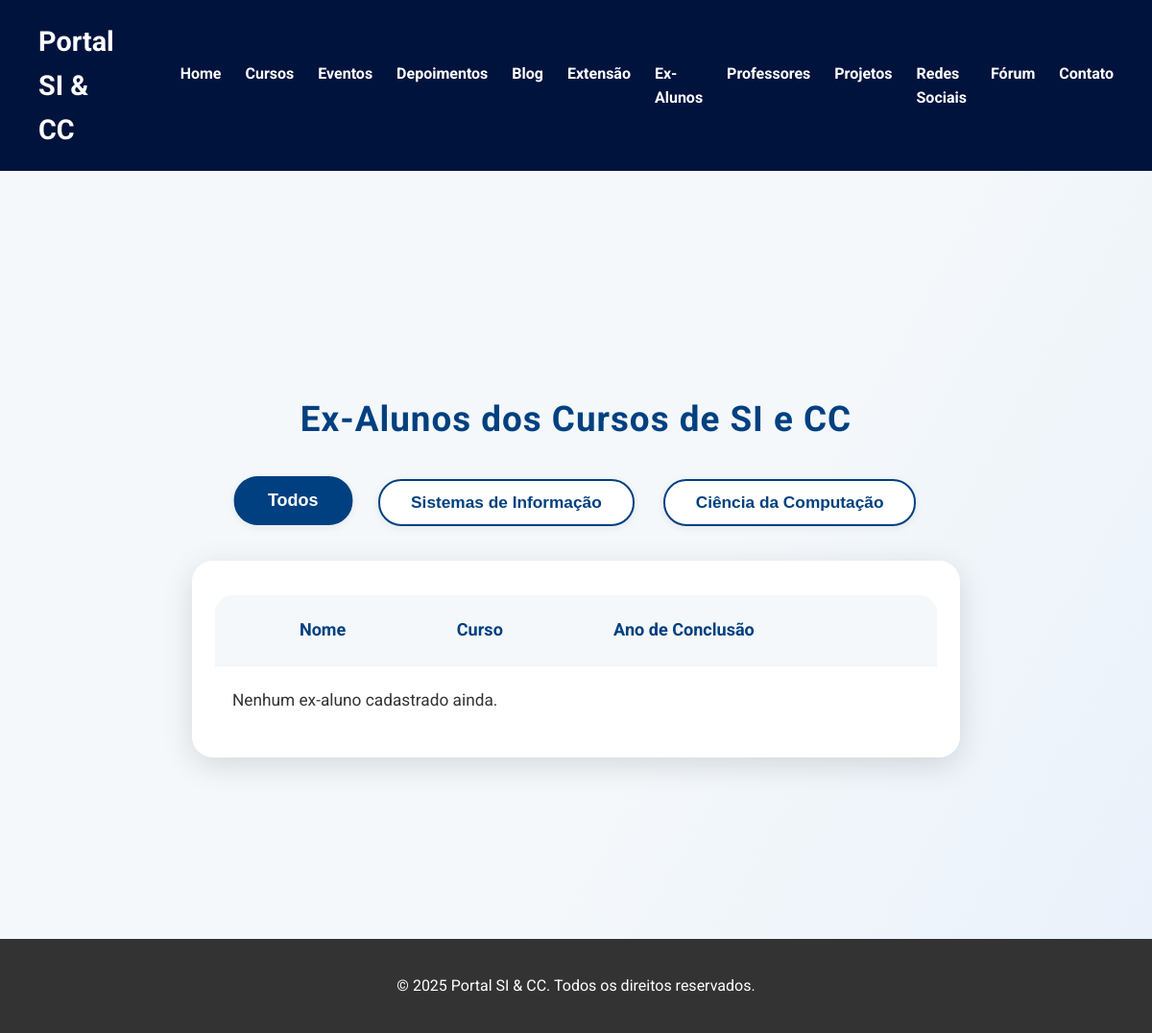
Before: /exalunos/ with the older database file.
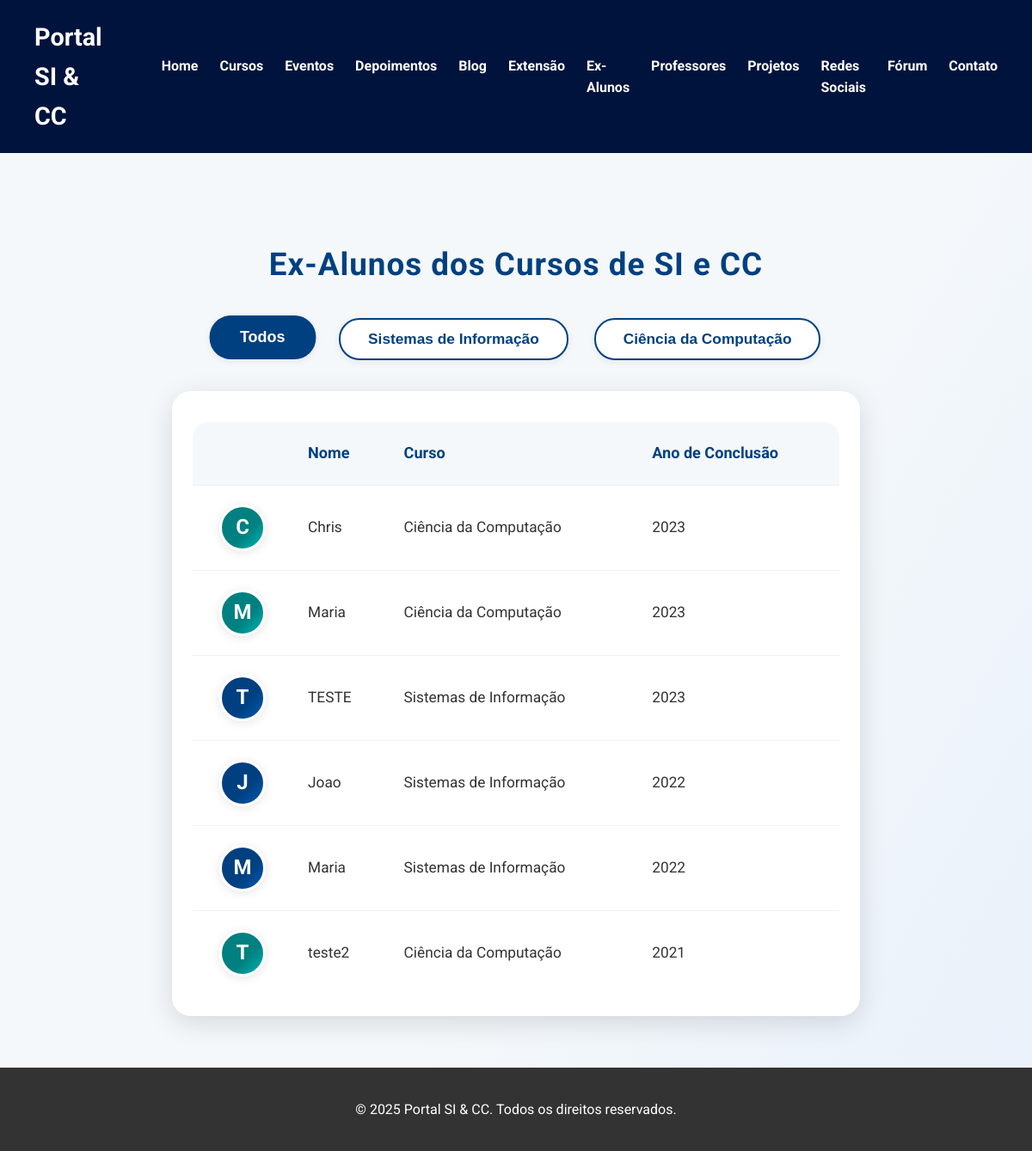
After: the same page with the newer database file.
### site_inf/models.py (models this page shows)
class ExAluno(models.Model):
    CURSOS = (
        ('SI', 'Sistemas de Informação'),
        ('CC', 'Ciência da Computação'),
    )
    nome = models.CharField(max_length=200)
    curso = models.CharField(max_length=2, choices=CURSOS)
    ano_conclusao = models.PositiveIntegerField()

### site_inf/views.py (the view)
# urls.py: path('exalunos/', listar_exalunos, name='listar_exalunos'),
def listar_exalunos(request):
    exalunos = ExAluno.objects.all().order_by('-ano_conclusao', 'nome')
    return render(request, 'site_inf/pages/listar_exalunos.html', {'exalunos': exalunos})

### site_inf/templates/site_inf/pages/listar_exalunos.html (shortened to what this page needs)
{% extends "site_inf/base.html" %}
{% block content %}
<section class="exalunos-section">
  <div class="container">
    <h2 class="exalunos-title">Ex-Alunos dos Cursos de SI e CC</h2>
    <div class="exalunos-filter">
      <button class="filter-btn active" onclick="filterExalunos('all', this)">Todos</button>
      <button class="filter-btn" onclick="filterExalunos('SI', this)">Sistemas de Informação</button>
      <button class="filter-btn" onclick="filterExalunos('CC', this)">Ciência da Computação</button>
    </div>
    <div class="exalunos-table-outer">
      <div class="exalunos-table-wrapper">
        <table class="exalunos-table" id="exalunosTable">
          <thead>
            <tr>
              <th></th>
              <th>Nome</th>
              <th>Curso</th>
              <th>Ano de Conclusão</th>
            </tr>
          </thead>
          <tbody>
            {% for ex in exalunos %}
            <tr data-curso="{{ ex.curso }}">
              <td>
                <div class="exaluno-avatar {{ ex.curso|lower }}">
                  {{ ex.nome|slice:":1"|upper }}
                </div>
              </td>
              <td>{{ ex.nome }}</td>
              <td>{{ ex.get_curso_display }}</td>
              <td>{{ ex.ano_conclusao }}</td>
            </tr>
            {% empty %}
            <tr>
              <td colspan="4">Nenhum ex-aluno cadastrado ainda.</td>
            </tr>
            {% endfor %}
          </tbody>
        </table>
      </div>
    </div>
  </div>
</section>
{% endblock %}

### site_inf/templates/site_inf/base.html
{% load static %}
<!DOCTYPE html>
<html lang="pt-BR">
<head>
  {% include "site_inf/partials/_head.html" %}
</head>
<body>
  {% include "site_inf/partials/_header.html" %}
  <main>
    {% block content %}
    {% endblock %}
  </main>
  {% include "site_inf/partials/_footer.html" %}
</body>
</html>

### site_inf/templates/site_inf/partials/_head.html (shortened to what this page needs)
{% load static %}
<link rel="stylesheet" href="{% static 'site_inf/css/style.css' %}">

### site_inf/templates/site_inf/partials/_header.html
<header>
    <div class="header-container">
      <div class="logo">
        <h1>Portal SI &amp; CC</h1>
      </div>
      <nav>
        <ul class="nav-menu">
          <li><a href="{% url 'site_inf:index' %}">Home</a></li>
          <li><a href="#cursos">Cursos</a></li>
          <li><a href="#eventos">Eventos</a></li>
          <li><a href="#depoimentos">Depoimentos</a></li>
          <li><a href="#blog">Blog</a></li>
          <li><a href="{% url 'site_inf:extensao' %}">Extensão</a></li>
          <li><a href="{% url 'site_inf:listar_exalunos' %}">Ex-Alunos</a></li>
          <li><a href="{% url 'site_inf:listar_professores' %}">Professores</a></li>
          <li><a href="#projetos">Projetos</a></li>
          <li><a href="#redes">Redes Sociais</a></li>
          <li><a href="#forum">Fórum</a></li>
          <li><a href="#contato">Contato</a></li>
        </ul>
      </nav>
    </div>
  </header>

### site_inf/templates/site_inf/partials/_footer.html
<footer>
    <div class="footer-container">
      <p>&copy; 2025 Portal SI &amp; CC. Todos os direitos reservados.</p>
    </div>
</footer>

### site_inf/static/site_inf/css/style.css (style rules this page uses)
body { margin: 0; font-family: 'Roboto', sans-serif; line-height: 1.6; color: #333; background: #fff; }
* { box-sizing: border-box; }
html, body { height: 100%; margin: 0; display: flex; flex-direction: column; }
main { flex: 1; }
.container { width: 90%; max-width: 1200px; margin: 0 auto; }
header { background-color: #00133c; color: #fff; padding: 20px 40px; }
.header-container { display: flex; justify-content: space-between; align-items: center; }
.logo h1 { margin: 0; font-size: 1.8rem; }
.nav-menu { list-style: none; display: flex; }
.nav-menu li { margin-left: 25px; }
.nav-menu li a { color: #fff; text-decoration: none; font-weight: 700; transition: color 0.3s; }
footer { background: #333; color: #fff; text-align: center; padding: 20px 0; }
.footer-container { width: 90%; max-width: 1200px; margin: 0 auto; }
html, body { height: 100%; margin: 0; }
.exalunos-section { padding: 60px 0; background: #f9f9f9; text-align: center; }
.exalunos-filter { margin-bottom: 24px; }
.filter-btn { background: #e0e0e0; color: #004080; border: none; border-radius: 20px; padding: 8px 22px; margin: 0 6px; font-weight: bold; cursor: pointer; transition: background 0.2s; }
.exalunos-section { padding: 70px 0 60px 0; background: linear-gradient(120deg, #f4f8fb 60%, #eaf1fa 100%); min-height: 100vh; display: flex; align-items: center; justify-content: center; }
.container { width: 100%; max-width: 900px; margin: 0 auto; }
.exalunos-title { font-size: 2.3rem; color: #004080; margin-bottom: 32px; font-weight: 700; letter-spacing: 1px; text-align: center; }
.exalunos-filter { display: flex; justify-content: center; gap: 18px; margin-bottom: 36px; }
.filter-btn { background: #fff; color: #004080; border: 2px solid #004080; border-radius: 24px; padding: 12px 32px; font-weight: bold; font-size: 1.08rem; cursor: pointer; box-shadow: 0 2px 8px rgba(0,0,0,0.07); transition: background 0.2s, color 0.2s, border 0.2s, transform 0.15s; }
.filter-btn:hover, .filter-btn.active { background: #004080; color: #fff; border-color: #004080; transform: translateY(-2px) scale(1.04); }
.exalunos-table-outer { display: flex; justify-content: center; }
.exalunos-table-wrapper { background: rgba(255,255,255,0.98); border-radius: 22px; box-shadow: 0 8px 32px rgba(0,0,0,0.13); padding: 36px 24px 24px 24px; min-width: 340px; max-width: 800px; width: 100%; margin: 0 auto; overflow-x: auto; }
.exalunos-table { width: 100%; border-collapse: separate; border-spacing: 0; background: transparent; border-radius: 18px; overflow: hidden; }
.exalunos-table th, .exalunos-table td { padding: 22px 18px; text-align: left; border-bottom: 1px solid #f0f0f0; font-size: 1.08rem; transition: background 0.2s; }
.exalunos-table th { background: #f4f8fb; color: #004080; font-size: 1.13rem; font-weight: 700; border-top: none; }
.exalunos-table tr:last-child td { border-bottom: none; }
.exalunos-table tbody tr { transition: background 0.2s, box-shadow 0.2s; }
.exaluno-avatar { width: 54px; height: 54px; border-radius: 50%; display: flex; align-items: center; justify-content: center; font-size: 1.5rem; font-weight: bold; color: #fff; margin: 0 auto; box-shadow: 0 2px 12px rgba(0,0,0,0.10); border: 3px solid #fff; transition: transform 0.2s; }
.exaluno-avatar.si { background: linear-gradient(135deg, #004080 60%, #0059b3 100%); }
.exaluno-avatar.cc { background: linear-gradient(135deg, #008080 60%, #00b3b3 100%); }

Changed rows visible on the page:
added ExAluno: nome "C", nome "Chris", curso "Ciência da Computação", ano_conclusao "2023"
added ExAluno: nome "M", nome "Maria", curso "Ciência da Computação", ano_conclusao "2023"
added ExAluno: nome "T", nome "TESTE", curso "Sistemas de Informação", ano_conclusao "2023"
added ExAluno: nome "J", nome "Joao", curso "Sistemas de Informação", ano_conclusao "2022"
added ExAluno: nome "M", nome "Maria", curso "Sistemas de Informação", ano_conclusao "2022"
added ExAluno: nome "T", nome "teste2", curso "Ciência da Computação", ano_conclusao "2021"
Other visible differences:
text no longer shown: "Nenhum ex-aluno cadastrado ainda."
